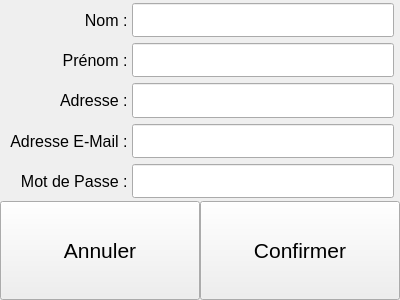
<?xml version="1.0" encoding="UTF-8"?>
<ui version="4.0">
 <class>Inscription</class>
 <widget class="QWidget" name="Inscription">
  <property name="geometry">
   <rect>
    <x>0</x>
    <y>0</y>
    <width>400</width>
    <height>300</height>
   </rect>
  </property>
  <property name="windowTitle">
   <string>Form</string>
  </property>
  <layout class="QVBoxLayout" name="verticalLayout_3" stretch="67,33">
   <property name="spacing">
    <number>0</number>
   </property>
   <property name="leftMargin">
    <number>0</number>
   </property>
   <property name="topMargin">
    <number>0</number>
   </property>
   <property name="rightMargin">
    <number>0</number>
   </property>
   <property name="bottomMargin">
    <number>0</number>
   </property>
   <item>
    <layout class="QHBoxLayout" name="horizontalLayout_2" stretch="33,67">
     <property name="spacing">
      <number>0</number>
     </property>
     <item>
      <layout class="QVBoxLayout" name="verticalLayout_2">
       <item>
        <widget class="QLabel" name="label">
         <property name="font">
          <font>
           <pointsize>12</pointsize>
          </font>
         </property>
         <property name="text">
          <string>Nom : </string>
         </property>
         <property name="alignment">
          <set>Qt::AlignRight|Qt::AlignTrailing|Qt::AlignVCenter</set>
         </property>
        </widget>
       </item>
       <item>
        <widget class="QLabel" name="label_2">
         <property name="font">
          <font>
           <pointsize>12</pointsize>
          </font>
         </property>
         <property name="text">
          <string>Prénom : </string>
         </property>
         <property name="alignment">
          <set>Qt::AlignRight|Qt::AlignTrailing|Qt::AlignVCenter</set>
         </property>
        </widget>
       </item>
       <item>
        <widget class="QLabel" name="label_3">
         <property name="font">
          <font>
           <pointsize>12</pointsize>
          </font>
         </property>
         <property name="text">
          <string>Adresse : </string>
         </property>
         <property name="alignment">
          <set>Qt::AlignRight|Qt::AlignTrailing|Qt::AlignVCenter</set>
         </property>
        </widget>
       </item>
       <item>
        <widget class="QLabel" name="label_4">
         <property name="font">
          <font>
           <pointsize>12</pointsize>
          </font>
         </property>
         <property name="text">
          <string>Adresse E-Mail : </string>
         </property>
         <property name="alignment">
          <set>Qt::AlignRight|Qt::AlignTrailing|Qt::AlignVCenter</set>
         </property>
        </widget>
       </item>
       <item>
        <widget class="QLabel" name="label_5">
         <property name="font">
          <font>
           <pointsize>12</pointsize>
          </font>
         </property>
         <property name="text">
          <string>Mot de Passe : </string>
         </property>
         <property name="alignment">
          <set>Qt::AlignRight|Qt::AlignTrailing|Qt::AlignVCenter</set>
         </property>
        </widget>
       </item>
      </layout>
     </item>
     <item>
      <layout class="QVBoxLayout" name="verticalLayout" stretch="0,0,0,0,0">
       <property name="spacing">
        <number>6</number>
       </property>
       <property name="topMargin">
        <number>3</number>
       </property>
       <property name="rightMargin">
        <number>6</number>
       </property>
       <property name="bottomMargin">
        <number>3</number>
       </property>
       <item>
        <widget class="QLineEdit" name="lineEdit">
         <property name="sizePolicy">
          <sizepolicy hsizetype="Preferred" vsizetype="Preferred">
           <horstretch>0</horstretch>
           <verstretch>0</verstretch>
          </sizepolicy>
         </property>
         <property name="font">
          <font>
           <pointsize>12</pointsize>
          </font>
         </property>
        </widget>
       </item>
       <item>
        <widget class="QLineEdit" name="lineEdit_2">
         <property name="sizePolicy">
          <sizepolicy hsizetype="Preferred" vsizetype="Preferred">
           <horstretch>0</horstretch>
           <verstretch>0</verstretch>
          </sizepolicy>
         </property>
         <property name="font">
          <font>
           <pointsize>12</pointsize>
          </font>
         </property>
        </widget>
       </item>
       <item>
        <widget class="QLineEdit" name="lineEdit_3">
         <property name="sizePolicy">
          <sizepolicy hsizetype="Preferred" vsizetype="Preferred">
           <horstretch>0</horstretch>
           <verstretch>0</verstretch>
          </sizepolicy>
         </property>
         <property name="font">
          <font>
           <pointsize>12</pointsize>
          </font>
         </property>
        </widget>
       </item>
       <item>
        <widget class="QLineEdit" name="lineEdit_4">
         <property name="sizePolicy">
          <sizepolicy hsizetype="Preferred" vsizetype="Preferred">
           <horstretch>0</horstretch>
           <verstretch>0</verstretch>
          </sizepolicy>
         </property>
         <property name="font">
          <font>
           <pointsize>12</pointsize>
          </font>
         </property>
         <property name="text">
          <string/>
         </property>
        </widget>
       </item>
       <item>
        <widget class="QLineEdit" name="lineEdit_5">
         <property name="sizePolicy">
          <sizepolicy hsizetype="Preferred" vsizetype="Preferred">
           <horstretch>0</horstretch>
           <verstretch>0</verstretch>
          </sizepolicy>
         </property>
         <property name="font">
          <font>
           <pointsize>12</pointsize>
          </font>
         </property>
         <property name="text">
          <string/>
         </property>
         <property name="echoMode">
          <enum>QLineEdit::PasswordEchoOnEdit</enum>
         </property>
         <property name="alignment">
          <set>Qt::AlignLeading|Qt::AlignLeft|Qt::AlignVCenter</set>
         </property>
        </widget>
       </item>
      </layout>
     </item>
    </layout>
   </item>
   <item>
    <layout class="QHBoxLayout" name="horizontalLayout">
     <property name="spacing">
      <number>0</number>
     </property>
     <item>
      <widget class="QPushButton" name="pushButton">
       <property name="sizePolicy">
        <sizepolicy hsizetype="Preferred" vsizetype="Preferred">
         <horstretch>0</horstretch>
         <verstretch>0</verstretch>
        </sizepolicy>
       </property>
       <property name="font">
        <font>
         <pointsize>16</pointsize>
        </font>
       </property>
       <property name="text">
        <string>Annuler</string>
       </property>
      </widget>
     </item>
     <item>
      <widget class="QPushButton" name="pushButton_2">
       <property name="sizePolicy">
        <sizepolicy hsizetype="Preferred" vsizetype="Preferred">
         <horstretch>0</horstretch>
         <verstretch>0</verstretch>
        </sizepolicy>
       </property>
       <property name="font">
        <font>
         <pointsize>16</pointsize>
        </font>
       </property>
       <property name="text">
        <string>Confirmer</string>
       </property>
      </widget>
     </item>
    </layout>
   </item>
  </layout>
 </widget>
 <resources/>
 <connections/>
</ui>
